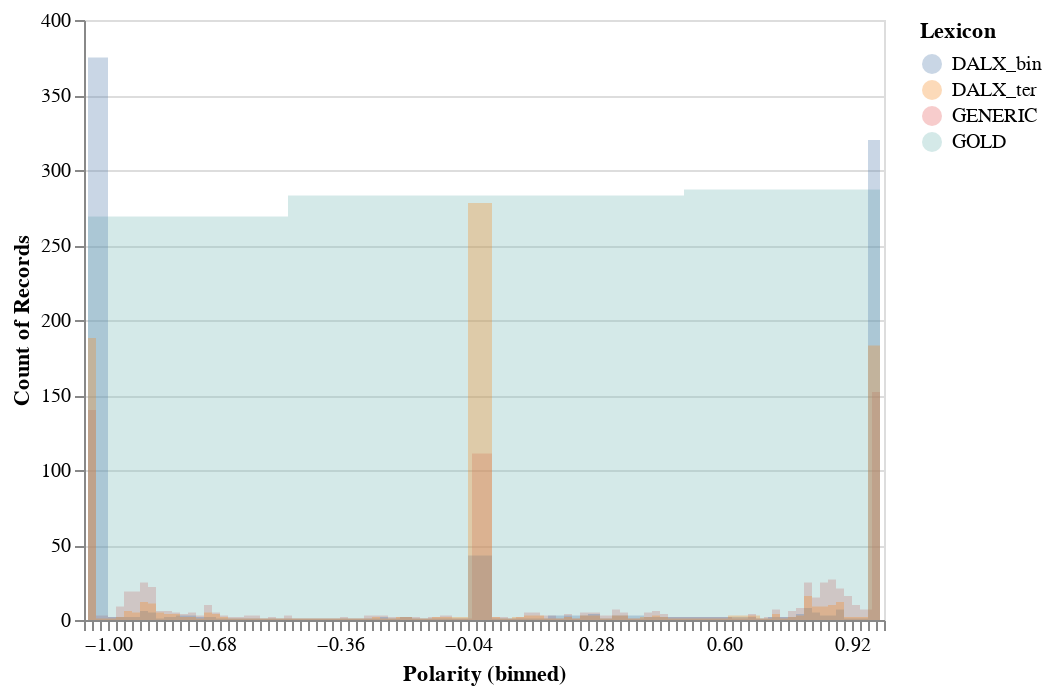

The code cell stored with this chart in its notebook:
### Code cell
alt.Chart(_U).transform_fold(
    ['GENERIC', 'GOLD', 'DALX_bin', 'DALX_ter'],
    as_=['Lexicon', 'Polarity']
).mark_area(
    opacity=0.3,
    interpolate='step'
).encode(
    alt.X('Polarity:Q', bin=alt.Bin(maxbins=100)),
    alt.Y('count()', stack=None),
    alt.Color('Lexicon:N')
)

### Figure 1 — Vega-Lite specification as saved in the notebook (floating-point values rounded to 4 significant figures; data arrays with more than 128 entries replaced by an {"elided": "..."} marker saying what was removed)
{"config": {"view": {"continuousWidth": 400, "continuousHeight": 300}}, "data": {"name": "data-adff811faa7150e50625c299e18756e7"}, "mark": {"type": "area", "interpolate": "step", "opacity": 0.3}, "encoding": {"color": {"type": "nominal", "field": "Lexicon"}, "x": {"type": "quantitative", "bin": {"maxbins": 100}, "field": "Polarity"}, "y": {"type": "quantitative", "aggregate": "count", "stack": null}}, "transform": [{"fold": ["GENERIC", "GOLD", "DALX_bin", "DALX_ter"], "as": ["Lexicon", "Polarity"]}], "$schema": "https://vega.github.io/schema/vega-lite/v4.0.2.json", "datasets": {"data-adff811faa7150e50625c299e18756e7": {"elided": "839 records"}}}
